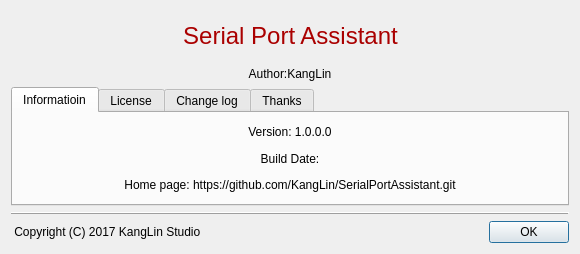
<?xml version="1.0" encoding="UTF-8"?>
<ui version="4.0">
 <class>CDlgAbout</class>
 <widget class="QDialog" name="CDlgAbout">
  <property name="geometry">
   <rect>
    <x>0</x>
    <y>0</y>
    <width>580</width>
    <height>254</height>
   </rect>
  </property>
  <property name="sizePolicy">
   <sizepolicy hsizetype="Expanding" vsizetype="Expanding">
    <horstretch>0</horstretch>
    <verstretch>0</verstretch>
   </sizepolicy>
  </property>
  <property name="windowTitle">
   <string>About</string>
  </property>
  <layout class="QGridLayout" name="gridLayout">
   <item row="0" column="0">
    <layout class="QHBoxLayout" name="horizontalLayout">
     <item>
      <widget class="QLabel" name="lblLogo">
       <property name="sizePolicy">
        <sizepolicy hsizetype="Preferred" vsizetype="Preferred">
         <horstretch>0</horstretch>
         <verstretch>0</verstretch>
        </sizepolicy>
       </property>
       <property name="minimumSize">
        <size>
         <width>48</width>
         <height>48</height>
        </size>
       </property>
       <property name="textFormat">
        <enum>Qt::PlainText</enum>
       </property>
       <property name="pixmap">
        <pixmap resource="../../Resource/Resource.qrc">:/icon/AppIcon</pixmap>
       </property>
       <property name="scaledContents">
        <bool>false</bool>
       </property>
       <property name="alignment">
        <set>Qt::AlignRight|Qt::AlignTrailing|Qt::AlignVCenter</set>
       </property>
      </widget>
     </item>
     <item>
      <widget class="QLabel" name="lblName">
       <property name="sizePolicy">
        <sizepolicy hsizetype="Preferred" vsizetype="Preferred">
         <horstretch>0</horstretch>
         <verstretch>0</verstretch>
        </sizepolicy>
       </property>
       <property name="minimumSize">
        <size>
         <width>0</width>
         <height>50</height>
        </size>
       </property>
       <property name="palette">
        <palette>
         <active>
          <colorrole role="WindowText">
           <brush brushstyle="SolidPattern">
            <color alpha="255">
             <red>170</red>
             <green>0</green>
             <blue>0</blue>
            </color>
           </brush>
          </colorrole>
         </active>
         <inactive>
          <colorrole role="WindowText">
           <brush brushstyle="SolidPattern">
            <color alpha="255">
             <red>170</red>
             <green>0</green>
             <blue>0</blue>
            </color>
           </brush>
          </colorrole>
         </inactive>
         <disabled>
          <colorrole role="WindowText">
           <brush brushstyle="SolidPattern">
            <color alpha="255">
             <red>120</red>
             <green>120</green>
             <blue>120</blue>
            </color>
           </brush>
          </colorrole>
         </disabled>
        </palette>
       </property>
       <property name="font">
        <font>
         <pointsize>18</pointsize>
        </font>
       </property>
       <property name="text">
        <string>Serial Port Assistant</string>
       </property>
       <property name="alignment">
        <set>Qt::AlignCenter</set>
       </property>
      </widget>
     </item>
     <item>
      <widget class="QLabel" name="lblLogo_2">
       <property name="sizePolicy">
        <sizepolicy hsizetype="Preferred" vsizetype="Preferred">
         <horstretch>0</horstretch>
         <verstretch>0</verstretch>
        </sizepolicy>
       </property>
       <property name="minimumSize">
        <size>
         <width>48</width>
         <height>48</height>
        </size>
       </property>
       <property name="textFormat">
        <enum>Qt::PlainText</enum>
       </property>
       <property name="pixmap">
        <pixmap resource="../../Resource/Resource.qrc">:/icon/AppIcon</pixmap>
       </property>
       <property name="scaledContents">
        <bool>false</bool>
       </property>
       <property name="alignment">
        <set>Qt::AlignLeading|Qt::AlignLeft|Qt::AlignVCenter</set>
       </property>
      </widget>
     </item>
    </layout>
   </item>
   <item row="1" column="0">
    <widget class="QLabel" name="lbAuthor">
     <property name="text">
      <string>Author:KangLin</string>
     </property>
     <property name="alignment">
      <set>Qt::AlignCenter</set>
     </property>
     <property name="wordWrap">
      <bool>true</bool>
     </property>
    </widget>
   </item>
   <item row="2" column="0">
    <widget class="QTabWidget" name="tabWidget">
     <property name="sizePolicy">
      <sizepolicy hsizetype="Expanding" vsizetype="Expanding">
       <horstretch>0</horstretch>
       <verstretch>0</verstretch>
      </sizepolicy>
     </property>
     <property name="styleSheet">
      <string notr="true"/>
     </property>
     <property name="currentIndex">
      <number>0</number>
     </property>
     <widget class="QWidget" name="Information">
      <property name="sizePolicy">
       <sizepolicy hsizetype="Preferred" vsizetype="Expanding">
        <horstretch>0</horstretch>
        <verstretch>0</verstretch>
       </sizepolicy>
      </property>
      <attribute name="title">
       <string>Informatioin</string>
      </attribute>
      <layout class="QGridLayout" name="gridLayout_5">
       <item row="1" column="0">
        <widget class="QLabel" name="lbDate">
         <property name="sizePolicy">
          <sizepolicy hsizetype="Expanding" vsizetype="Preferred">
           <horstretch>0</horstretch>
           <verstretch>0</verstretch>
          </sizepolicy>
         </property>
         <property name="text">
          <string>Build Date:</string>
         </property>
         <property name="alignment">
          <set>Qt::AlignCenter</set>
         </property>
         <property name="wordWrap">
          <bool>true</bool>
         </property>
        </widget>
       </item>
       <item row="2" column="0">
        <widget class="QLabel" name="lbHome">
         <property name="sizePolicy">
          <sizepolicy hsizetype="Expanding" vsizetype="Preferred">
           <horstretch>0</horstretch>
           <verstretch>0</verstretch>
          </sizepolicy>
         </property>
         <property name="text">
          <string>Home page: https://github.com/KangLin/SerialPortAssistant.git</string>
         </property>
         <property name="alignment">
          <set>Qt::AlignCenter</set>
         </property>
         <property name="wordWrap">
          <bool>true</bool>
         </property>
         <property name="openExternalLinks">
          <bool>true</bool>
         </property>
        </widget>
       </item>
       <item row="0" column="0">
        <widget class="QLabel" name="lbVersion">
         <property name="sizePolicy">
          <sizepolicy hsizetype="Expanding" vsizetype="Preferred">
           <horstretch>0</horstretch>
           <verstretch>0</verstretch>
          </sizepolicy>
         </property>
         <property name="text">
          <string>Version: 1.0.0.0</string>
         </property>
         <property name="textFormat">
          <enum>Qt::PlainText</enum>
         </property>
         <property name="alignment">
          <set>Qt::AlignCenter</set>
         </property>
         <property name="wordWrap">
          <bool>true</bool>
         </property>
        </widget>
       </item>
      </layout>
     </widget>
     <widget class="QWidget" name="License">
      <attribute name="title">
       <string>License</string>
      </attribute>
      <layout class="QGridLayout" name="gridLayout_4">
       <item row="0" column="0">
        <widget class="QTextEdit" name="txtLicense">
         <property name="readOnly">
          <bool>true</bool>
         </property>
        </widget>
       </item>
      </layout>
     </widget>
     <widget class="QWidget" name="ChangeLog">
      <attribute name="title">
       <string>Change log</string>
      </attribute>
      <layout class="QGridLayout" name="gridLayout_3">
       <item row="0" column="0">
        <widget class="QTextEdit" name="txtChange">
         <property name="readOnly">
          <bool>true</bool>
         </property>
        </widget>
       </item>
      </layout>
     </widget>
     <widget class="QWidget" name="Thinks">
      <attribute name="title">
       <string>Thanks</string>
      </attribute>
      <layout class="QGridLayout" name="gridLayout_2">
       <item row="0" column="0">
        <widget class="QTextEdit" name="txtThinks">
         <property name="readOnly">
          <bool>true</bool>
         </property>
        </widget>
       </item>
      </layout>
     </widget>
    </widget>
   </item>
   <item row="3" column="0">
    <widget class="QFrame" name="frame">
     <property name="frameShape">
      <enum>QFrame::HLine</enum>
     </property>
     <property name="frameShadow">
      <enum>QFrame::Raised</enum>
     </property>
    </widget>
   </item>
   <item row="4" column="0">
    <layout class="QHBoxLayout" name="horizontalLayout_2">
     <item>
      <widget class="QLabel" name="lbCopyright">
       <property name="sizePolicy">
        <sizepolicy hsizetype="Expanding" vsizetype="Preferred">
         <horstretch>0</horstretch>
         <verstretch>0</verstretch>
        </sizepolicy>
       </property>
       <property name="text">
        <string> Copyright (C) 2017 KangLin Studio</string>
       </property>
      </widget>
     </item>
     <item>
      <widget class="QDialogButtonBox" name="buttonBox">
       <property name="sizePolicy">
        <sizepolicy hsizetype="Fixed" vsizetype="Preferred">
         <horstretch>0</horstretch>
         <verstretch>0</verstretch>
        </sizepolicy>
       </property>
       <property name="orientation">
        <enum>Qt::Horizontal</enum>
       </property>
       <property name="standardButtons">
        <set>QDialogButtonBox::Ok</set>
       </property>
      </widget>
     </item>
    </layout>
   </item>
  </layout>
 </widget>
 <resources>
  <include location="../../Resource/Resource.qrc"/>
 </resources>
 <connections>
  <connection>
   <sender>buttonBox</sender>
   <signal>accepted()</signal>
   <receiver>CDlgAbout</receiver>
   <slot>accept()</slot>
   <hints>
    <hint type="sourcelabel">
     <x>248</x>
     <y>254</y>
    </hint>
    <hint type="destinationlabel">
     <x>157</x>
     <y>274</y>
    </hint>
   </hints>
  </connection>
  <connection>
   <sender>buttonBox</sender>
   <signal>rejected()</signal>
   <receiver>CDlgAbout</receiver>
   <slot>reject()</slot>
   <hints>
    <hint type="sourcelabel">
     <x>316</x>
     <y>260</y>
    </hint>
    <hint type="destinationlabel">
     <x>286</x>
     <y>274</y>
    </hint>
   </hints>
  </connection>
 </connections>
</ui>
